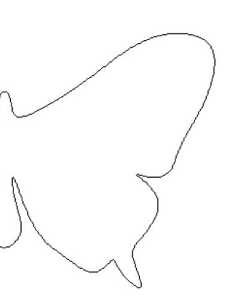
%> input picture m_file/轨迹规划/half_butterfly.png, 251 x 304 px
$ octave --eval "result = extract_boundary('butterfly.png');"   (GNU Octave 9; MATLAB toolbox functions it lacks are replaced by stand-ins)
%> lines starting %> are read from the running program, lines starting %| are printed output that depends on the picture; in (x1, y1, x2, y2) boxes, pixels count from 0 and x2, y2 are one past the last pixel; in counts of white or black regions, pixels touching at a corner belong together; the program's own positions count from 1
%% 图像读取

function Q_real = extract_boundary(image_path)
%> called with image_path = 'butterfly.png'

% img = imread(image_path);
img = imread('half_butterfly.png');
%> img is the input picture: size 304x251x3 uint8; min 14, max 255, mean 252.3
gray_img = rgb2gray(img);
bw_img = imbinarize(gray_img);
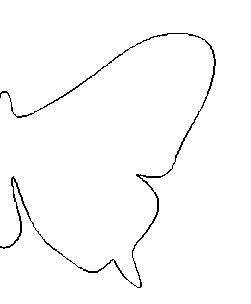
%> bw_img: size 304x251 logical; 98.4% white; black in thin lines or dots, all inside (x1, y1, x2, y2) = (0, 33, 216, 288)
bw_img = imcomplement(bw_img); % 反相确保轨迹为白色

%% 边界点提取

boundaries = bwareaopen(bw_img,50);
boundaries = imfill(boundaries,'holes');
skeleton = bwmorph(boundaries,'skel', Inf);% 提取骨架，直至无法继续优化
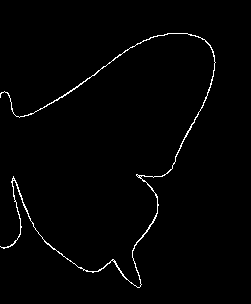
%> skeleton: size 304x251 logical; 1.4% white in thin lines or dots, all inside (x1, y1, x2, y2) = (0, 33, 216, 288)
skeleton = bwmorph(skeleton, 'spur', 10);% 修剪短于10个像素的分支
[endpoints_y, endpoints_x] = find(bwmorph(skeleton, 'endpoints'));
%> endpoints_y = 137 values from 35 to 276; endpoints_x = 137 values from 1 to 215
selectBoundary = bwtraceboundary(skeleton, [endpoints_y(1), endpoints_x(1)], 'W', 8, Inf, 'counterclockwise');
%> selectBoundary = 1486 rows, first 12: [98 1; 97 1; 96 1; 95 1; 94 2; 93 3; 93 4; 92 5; 93 6; 93 7; 94 8; 95 9]

%% 同步CNC坐标

% 假设实际加工尺寸为100*100
scale_x = 100 / size(bw_img,2);
%> scale_x = 0.398
scale_y = 100 / size(bw_img,1);
%> scale_y = 0.329
Q_real = [selectBoundary(:,2)*scale_x, (size(bw_img,1)-selectBoundary(:,1))*scale_y];% y轴翻转适应CNC坐标系
%> Q_real = 1486 rows, first 12: [0.398 67.76; 0.398 68.09; 0.398 68.42; 0.398 68.75; 0.797 69.08; 1.2 69.41; 1.59 69.41; 1.99 69.74; 2.39 69.41; 2.79 69.41; 3.19 69.08; 3.59 68.75]

%% 生成连续小线段

line_segment = [];
for i = 1:length(Q_real)-1
    segment = [Q_real(i,:),Q_real(i+1,:)];
    line_segment = [line_segment;segment];
end
%> this loop made 1485 passes
%> segment on passes 3 to 5: [0.398 68.42 0.398 68.75], [0.398 68.75 0.797 69.08], [0.797 69.08 1.2 69.41]
%> after the loop, line_segment = 1485 rows, first 8: [0.398 67.76 0.398 68.09; 0.398 68.09 0.398 68.42; 0.398 68.42 0.398 68.75; 0.398 68.75 0.797 69.08; 0.797 69.08 1.2 69.41; 1.2 69.41 1.59 69.41; 1.59 69.41 1.99 69.74; 1.99 69.74 2.39 69.41]

%% 滑动滤波，避免随机抖动导致凹凸性判断崩溃
window_size = 5;
Q_real = movmean(Q_real,window_size);
%> Q_real = 1486 rows, first 12: [0.398 68.09; 0.398 68.26; 0.478 68.42; 0.637 68.75; 0.876 69.01; 1.2 69.28; 1.59 69.41; 1.99 69.47; 2.39 69.41; 2.79 69.28; 3.11 69.01; 3.43 68.75]
%> `result = extract_boundary('butterfly.png');`:
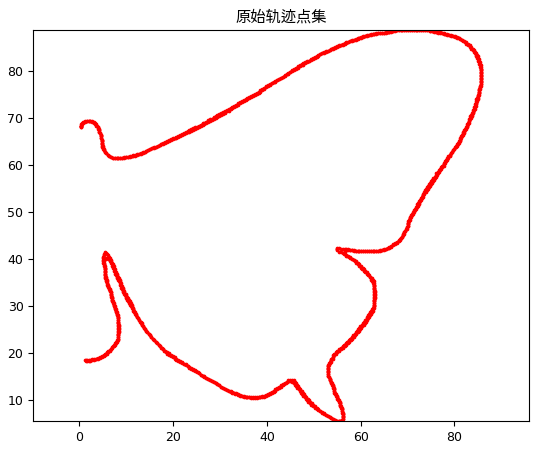
%> figure redrawn from the program's plot data
%> `result = extract_boundary('butterfly.png');`: result has the same summary as Q_real in extract_boundary

figure;
plot(Q_real(:,1),Q_real(:,2),'r.-');
title('原始轨迹点集');
axis equal
